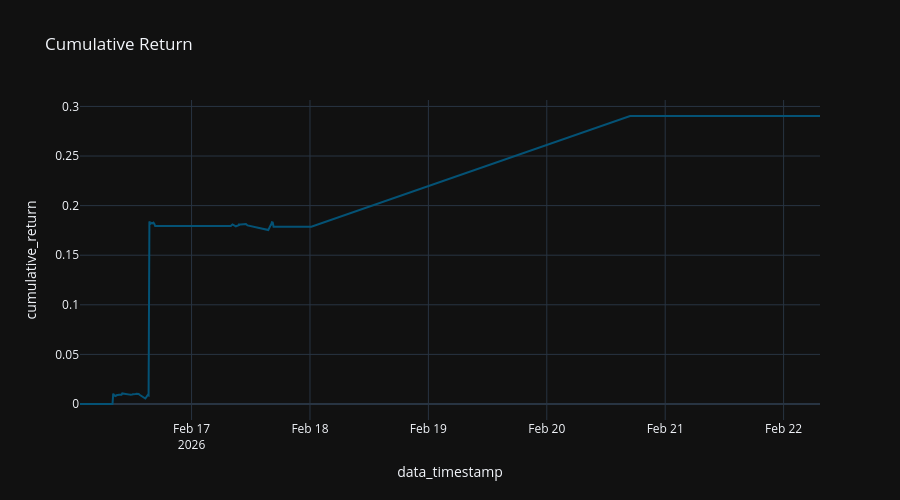

The notebook cell this image was saved under:
### Code cell
x = df[df['ticker'] == asset_ticker][['data_timestamp', 'cumulative_return', 'ticker']].sort_values(by="data_timestamp")

fig = px.line (
  x,
  "data_timestamp",
  "cumulative_return",
  title="Cumulative Return"
#   color_discrete_sequence="Tealgrn_r",
)

fig.update_layout (
  height=500,
)

### Figure 1 — Plotly figure (JSON) as saved in the notebook; plotly's stock layout.template omitted (floating-point values rounded to 4 significant figures; data arrays with more than 128 entries replaced by an {"elided": "..."} marker saying what was removed)
{"data": [{"hovertemplate": "data_timestamp=%{x}<br>cumulative_return=%{y}<extra></extra>", "legendgroup": "", "line": {"color": "rgb(4, 82, 117)", "dash": "solid"}, "marker": {"symbol": "circle"}, "mode": "lines", "name": "", "orientation": "v", "showlegend": false, "type": "scatter", "x": {"elided": "461 str values"}, "xaxis": "x", "y": {"elided": "461 float values"}, "yaxis": "y"}], "layout": {"height": 500, "legend": {"tracegroupgap": 0}, "title": {"text": "Cumulative Return"}, "xaxis": {"anchor": "y", "domain": [0, 1], "title": {"text": "data_timestamp"}}, "yaxis": {"anchor": "x", "domain": [0, 1], "title": {"text": "cumulative_return"}}}}
